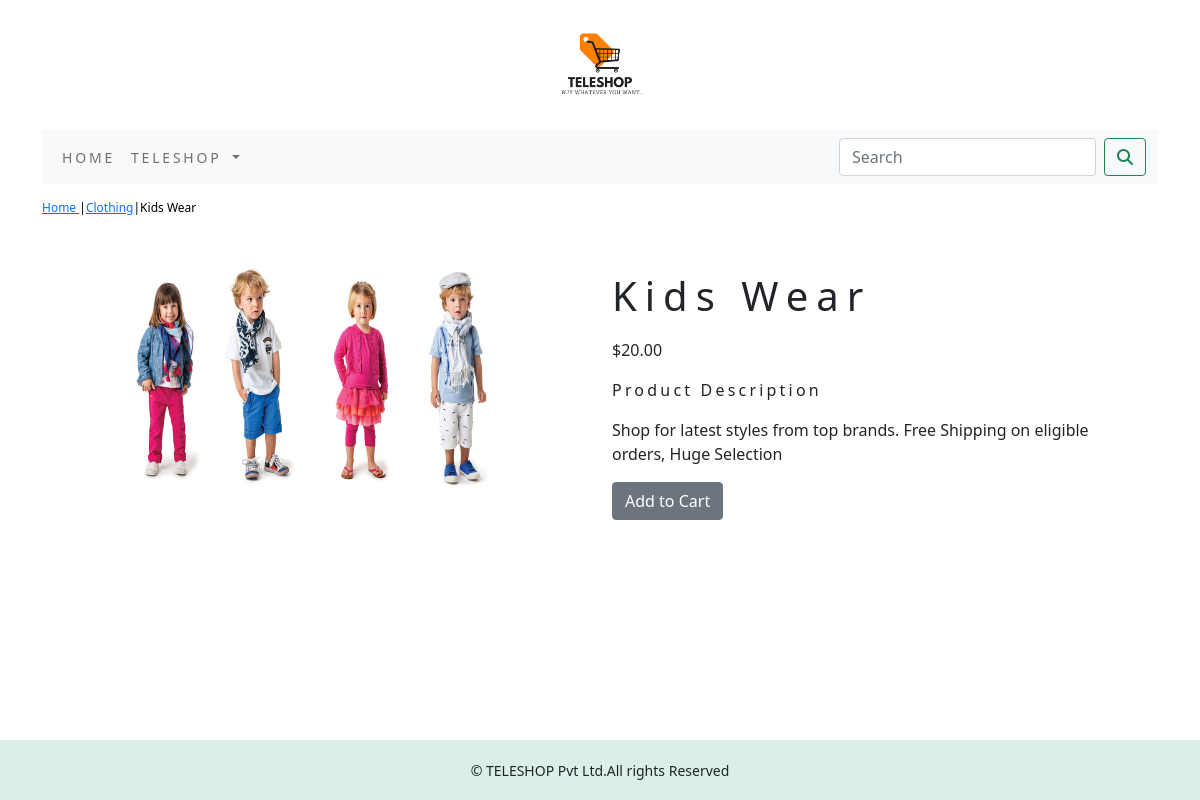
Screenshot of /Teleshop/clothing/kids-wear/ with the database file from the repository.
### Teleshop/models.py (models this page shows, shortened)
class Product(models.Model):
    name = models.CharField(max_length=250, unique=True)
    slug = models.SlugField(max_length=250, unique=True)
    desc = models.TextField(blank=True)
    price = models.DecimalField(max_digits=10, decimal_places=2)
    category = models.ForeignKey(Category, on_delete=models.CASCADE)
    img = models.ImageField(upload_to='product', blank=True)
    stock = models.IntegerField()
    available = models.BooleanField(default=True)
    created = models.DateTimeField(auto_now_add=True)
    updated = models.DateTimeField(auto_now=True)
    class Meta:
        ordering = ('name',)
        verbose_name = 'product'
        verbose_name_plural = 'products'

class Category(models.Model):
    name = models.CharField(max_length=250, unique=True)
    slug = models.SlugField(max_length=250, unique=True)
    desc = models.TextField(blank=True)
    img = models.ImageField(upload_to='category', blank=True)
    class Meta:
        ordering = ('name',)
        verbose_name = 'category'
        verbose_name_plural = 'categories'
    def get_url(self):
        return reverse('Teleshop:product_by_category', args=[self.slug])
    def __str__(self):
        return '{}'.format(self.name)

### Teleshop/views.py (the view)
# urls.py: path('<slug:c_slug>/<slug:product_slug>/', views.proDetail, name='prodCatdetail'),
def proDetail(request, c_slug, product_slug):
    try:
        product = Product.objects.get(category__slug=c_slug, slug=product_slug)
    except Exception as e:
        raise e
    return render(request, 'product.html', {'product': product})

### Teleshop/context_processors.py (called while the page is built)
def menu_links(request):
    links = Category.objects.all()
    return dict  (links=links)

### cart/context_processors.py (called while the page is built)
def counter(request):
    item_count=0
    if 'admin' in request.path:
        return {}
    else:
        try:
            cart=Cart.objects.filter(cart_id=_cart_id(request))
            car_items=CartItem.objects.all().filter(cart=cart[:1])
            for cart_item in car_items:
                item_count += cart_item.quantity
        except Cart.DoesNotExist:
            item_count=0
    return dict(item_count=item_count)

### cart/views.py (called while the page is built)
def _cart_id(request):
    cart=request.session.session_key
    if not cart:
        cart=request.session.create()
    return cart

### templates/product.html (shortened to what this page needs)
{% extends 'base.html'%}
{% load static %}
{% block content %}
<div class="row my_prod_row_class">
      <div class="mx_auto">
        <p> <a href="{% url 'Teleshop:allProdCat' %}"> Home </a> |<a href="{{product.category.get_url}}">{{product.category}}</a>|{{product.name}} </p>
       </div>
    <div class="container">
           <br>
        <div class="row">
            <div class="col-12 col-sm-12 col-md-12 col-lg-6 text-center">
                <div style="min-width:18rem">
                  <img src="{{product.img.url}}" style="width:400px;height:250px;" alt="{{product.name}}">
                </div>
            </div>
                 <div class="col-12 col-sm-12 col-md-12 col-lg-6">
                        <div>
                         <h1 class="my_prod_title">{{product.name}}</h1>
                         <p> ${{product.price}} </p>
                          <p class="my_title">Product Description</p>
                          <p class="text-justify my_prod_text">{{product.desc}}</p>
                          {% if product.stock <= 0 %}
                          <p class="text-justify my_prod_text"><b> Out of stock </b></p>
                          {% else %}
                          <a class="btn btn-secondary" href="{% url 'cart:add_cart' product.id %}">Add to Cart</a>
                         {% endif %}
                     </div>
                 </div>
      </div>
 </div>
</div>
{% endblock %}

### static/css/custom.css (style rules this page uses)
body { font-family: 'Roboto', sans-serif; }
.my_title { font-size:16px; text_transform:uppercase; letter-spacing:.2em; }
.my_prod_row_class { padding-top:15px; padding-bottom:20px; }
.my_prod_row_class .mx_auto { color:#000; font-size:12px; text-decordation:none; }
.my_prod_title { font-size=16px; text_transform:uppercase; letter-spacing:.2em; padding-top:15px; padding-bottom:10px; }
.my_prod_text { padding-right:20px; }

### rows the page displays
Product: category "Clothing", name "Kids Wear", img (picture), price "20.00", desc "Shop for latest styles from top brands. Free Shipping on eligible orders, Huge Selection"
